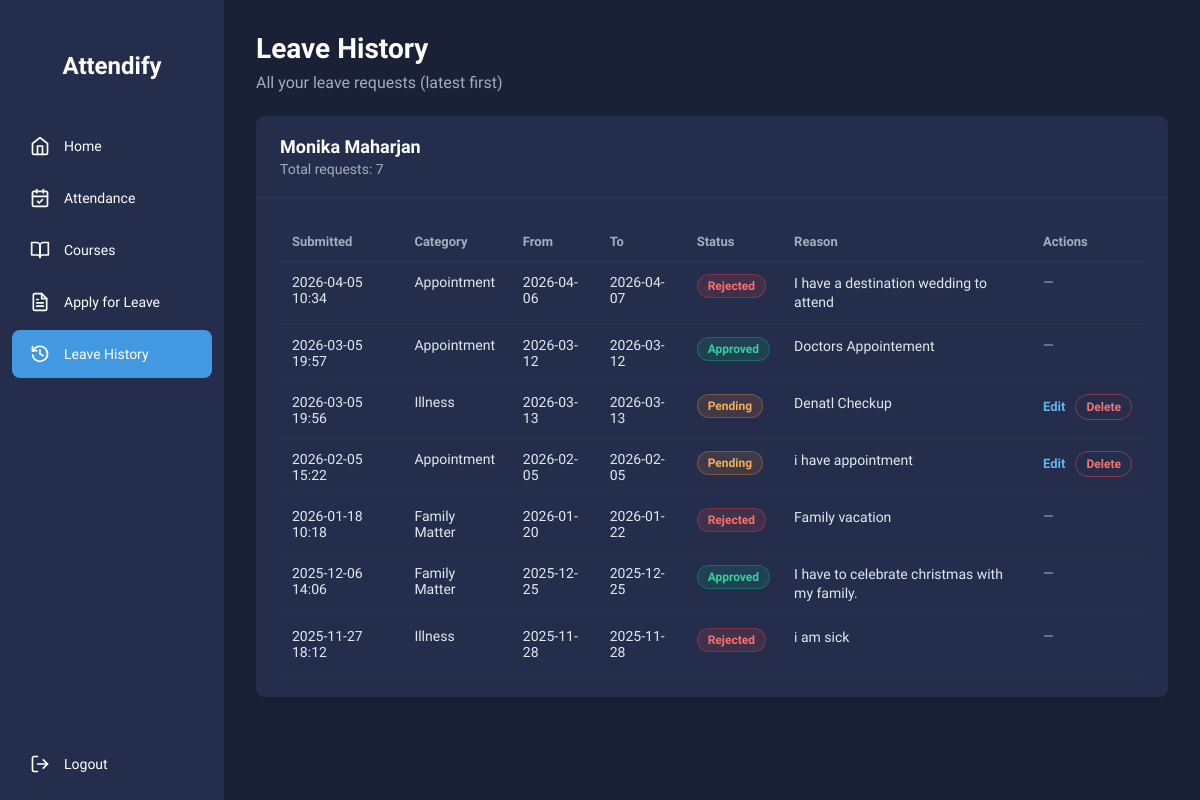
/leave/history/ (signed in), run on the app's committed database.
### attendance/models.py (models this page shows, shortened)
class Student(models.Model):
    student_id = models.AutoField(primary_key=True)
    name = models.CharField(max_length=100)
    email = models.EmailField(unique=True)
    phone_number = models.CharField(max_length=15)
    address = models.TextField()
    password = models.CharField(max_length=100)
    dob = models.DateField()
    course = models.CharField(max_length=100)

class LeaveRequest(models.Model):
    STATUS_CHOICES = [
        ('pending', 'Pending'),
        ('approved', 'Approved'),
        ('rejected', 'Rejected'),
    ]
    CATEGORY_CHOICES = [
        ('illness', 'Illness'),
        ('appointment', 'Appointment'),
        ('family', 'Family Matter'),
        ('other', 'Other'),
    ]
    student = models.ForeignKey(Student, on_delete=models.CASCADE)
    category = models.CharField(max_length=20, choices=CATEGORY_CHOICES, default='other') # New Field
    from_date = models.DateField()
    to_date = models.DateField()
    reason = models.TextField()
    status = models.CharField(max_length=10, choices=STATUS_CHOICES, default='pending')
    submitted_at = models.DateTimeField(auto_now_add=True)

### attendance/views.py (the view)
# urls.py: path('leave/history/', views.leave_history_view, name='leave_history'),
def leave_history_view(request):
    if 'student_id' not in request.session:
        return redirect('login_view')
    student_id = request.session['student_id']
    student = get_object_or_404(Student, student_id=student_id)
    leave_requests = (
        LeaveRequest.objects
        .filter(student=student)
        .order_by('-submitted_at')
    )
    return render(request, 'attendance/leave_history.html', {
        'student': student,
        'student_name': request.session.get('student_name', student.name),
        'leave_requests': leave_requests,
    })

### attendance/templates/attendance/leave_history.html (shortened to what this page needs)
{% load static %}
<!DOCTYPE html>
<html lang="en">
<head>
  <link rel="stylesheet" href="{% static 'css/leave.css' %}">
  <link rel="stylesheet" href="{% static 'css/leave_history.css' %}">
</head>
<body>
  <div class="main-container">
    <div class="sidebar">
      <div class="sidebar-header"></div>
      <div class="logo-container">
        <h1 class="sidebar-title">Attendify</h1>
      </div>
      <div class="sidebar-menu">
        <a href="/dashboard/" class="sidebar-item">
          <div class="sidebar-icon">
            <svg xmlns="http://www.w3.org/2000/svg" width="20" height="20" viewBox="0 0 24 24" fill="none"
              stroke="currentColor" stroke-width="2" stroke-linecap="round" stroke-linejoin="round">
              <path d="m3 9 9-7 9 7v11a2 2 0 0 1-2 2H5a2 2 0 0 1-2-2z"></path>
              <polyline points="9 22 9 12 15 12 15 22"></polyline>
            </svg>
          </div>
          <span class="sidebar-label">Home</span>
        </a>
        <a href="/report/" class="sidebar-item">
          <div class="sidebar-icon">
          </div>
          <span class="sidebar-label">Attendance</span>
        </a>
        <a href="/course/" class="sidebar-item">
          <div class="sidebar-icon">
            <svg xmlns="http://www.w3.org/2000/svg" width="20" height="20" viewBox="0 0 24 24" fill="none"
              stroke="currentColor" stroke-width="2" stroke-linecap="round" stroke-linejoin="round">
              <path d="M2 3h6a4 4 0 0 1 4 4v14a3 3 0 0 0-3-3H2z"></path>
              <path d="M22 3h-6a4 4 0 0 0-4 4v14a3 3 0 0 1 3-3h7z"></path>
            </svg>
          </div>
          <span class="sidebar-label">Courses</span>
        </a>
        <a href="/leave/" class="sidebar-item">
          <div class="sidebar-icon">
          </div>
          <span class="sidebar-label">Apply for Leave</span>
        </a>
        <a href="/leave/history/" class="sidebar-item active">
          <div class="sidebar-icon">
            <svg xmlns="http://www.w3.org/2000/svg" width="20" height="20" viewBox="0 0 24 24" fill="none"
              stroke="currentColor" stroke-width="2" stroke-linecap="round" stroke-linejoin="round">
              <path d="M3 3v5h5"></path>
              <path d="M3.05 13a9 9 0 1 0 .5-4.5L3 8"></path>
              <path d="M12 7v5l4 2"></path>
            </svg>
          </div>
          <span class="sidebar-label">Leave History</span>
        </a>
      </div>
      <div class="sidebar-footer">
        <a href="/logout" class="sidebar-item">
          <div class="sidebar-icon">
          </div>
          <span class="sidebar-label">Logout</span>
        </a>
      </div>
    </div>
    <div class="main-content">
      <div class="header">
        <h1>Leave History</h1>
        <p>All your leave requests (latest first)</p>
      </div>
      <div class="content-container">
        <div class="card">
          <div class="card-header">
            <h2>{{ student_name }}</h2>
            <p>Total requests: {{ leave_requests|length }}</p>
          </div>
          <div class="card-content">
            {% if leave_requests %}
              <div class="table-wrap">
                <table class="history-table">
                  <thead>
                    <tr>
                      <th>Submitted</th>
                      <th>Category</th>
                      <th>From</th>
                      <th>To</th>
                      <th>Status</th>
                      <th>Reason</th>
                      <th>Actions</th>
                    </tr>
                  </thead>
                  <tbody>
                    {% for req in leave_requests %}
                      <tr>
                        <td class="muted">{{ req.submitted_at|date:"Y-m-d H:i" }}</td>
                        <td>{{ req.get_category_display }}</td>
                        <td>{{ req.from_date|date:"Y-m-d" }}</td>
                        <td>{{ req.to_date|date:"Y-m-d" }}</td>
                        <td>
                          <span class="status-badge status-{{ req.status }}">{{ req.get_status_display }}</span>
                        </td>
                        <td class="reason-cell">{{ req.reason }}</td>
                        <td>
                          {% if req.status == "pending" %}
                            <div class="actions">
                              <a class="action-link" href="{% url 'edit_leave_request' req.id %}">Edit</a>
                              <form method="post" action="{% url 'delete_leave_request' req.id %}" class="inline-form"
                                onsubmit="return confirm('Delete this leave request?');">
                                <button type="submit" class="action-danger">Delete</button>
                              </form>
                            </div>
                          {% else %}
                            <span class="muted">—</span>
                          {% endif %}
                        </td>
                      </tr>
                    {% endfor %}
                  </tbody>
                </table>
              </div>
            {% else %}
              <div class="empty-state">
                <p>You haven’t submitted any leave requests yet.</p>
                <a class="submit-btn" href="/leave/">Apply for Leave</a>
              </div>
            {% endif %}
          </div>
        </div>
      </div>
    </div>
  </div>
</body>
</html>

### static/css/leave.css (style rules this page uses)
* { margin: 0; padding: 0; box-sizing: border-box; font-family: 'Nunito Sans', sans-serif; }
body { background-color: #1a2035; color: #f9f9ff; }
.main-container { display: flex; min-height: 100vh; }
.sidebar { width: 224px; background-color: #242e4c; color: white; position: fixed; top: 0; left: 0; bottom: 0; display: flex; flex-direction: column; }
.sidebar-header { padding: 16px; }
.sidebar-menu { flex: 1; padding: 12px; display: flex; flex-direction: column; gap: 4px; }
.sidebar-item { display: flex; align-items: center; gap: 12px; padding: 12px 16px; text-decoration: none; color: white; border-radius: 8px; transition: background-color 0.2s; }
.sidebar-item.active { background-color: #4299e1; }
.sidebar-icon { width: 24px; height: 24px; display: flex; align-items: center; justify-content: center; }
.sidebar-label { font-size: 14px; font-weight: 500; }
.sidebar-footer { padding: 12px; margin-top: auto; }
.logo-container { display: flex; justify-content: center; align-items: center; padding: 20px 0; margin-bottom: 10px; }
.sidebar-title { font-weight: bold; font-size: 24px; color: white; text-align: center; }
.main-content { margin-left: 224px; padding: 32px; width: calc(100% - 224px); }
.header { margin-bottom: 24px; }
.header h1 { font-size: 28px; font-weight: 700; margin-bottom: 8px; color: #ffffff; }
.header p { color: #a0aec0; font-size: 16px; }
.content-container { max-width: 1000px; }
.card { background-color: #242e4c; border-radius: 8px; box-shadow: 0 4px 6px rgba(0, 0, 0, 0.1); overflow: hidden; margin-bottom: 24px; }
.card-header { padding: 20px 24px; border-bottom: 1px solid #2d3748; }
.card-header h2 { font-size: 18px; font-weight: 600; margin-bottom: 4px; color: #ffffff; }
.card-header p { color: #a0aec0; font-size: 14px; }
.card-content { padding: 24px; }

### static/css/leave_history.css (style rules this page uses)
.table-wrap { overflow-x: auto; }
.history-table { width: 100%; border-collapse: collapse; min-width: 820px; }
.history-table thead th { text-align: left; font-size: 13px; color: #a0aec0; font-weight: 600; padding: 12px; border-bottom: 1px solid #2d3748; }
.history-table tbody td { padding: 12px; border-bottom: 1px solid rgba(45, 55, 72, 0.7); vertical-align: top; color: #e2e8f0; font-size: 14px; }
.muted { color: #a0aec0; }
.reason-cell { max-width: 420px; white-space: pre-wrap; word-break: break-word; line-height: 1.35; }
.actions { display: inline-flex; gap: 10px; align-items: center; }
.inline-form { display: inline; margin: 0; }
.action-link { color: #63b3ed; text-decoration: none; font-weight: 600; font-size: 13px; }
.action-danger { background: transparent; border: 1px solid rgba(239, 68, 68, 0.5); color: #f87171; padding: 5px 10px; border-radius: 9999px; font-size: 12px; font-weight: 700; cursor: pointer; }
.status-badge { display: inline-flex; align-items: center; padding: 4px 10px; border-radius: 9999px; font-size: 12px; font-weight: 600; border: 1px solid transparent; }
.status-badge.status-pending { background: rgba(237, 137, 54, 0.14); border-color: rgba(237, 137, 54, 0.35); color: #f6ad55; }
.status-badge.status-approved { background: rgba(16, 185, 129, 0.14); border-color: rgba(16, 185, 129, 0.35); color: #34d399; }
.status-badge.status-rejected { background: rgba(239, 68, 68, 0.14); border-color: rgba(239, 68, 68, 0.35); color: #f87171; }

### data on the page
Student: name "Monika Maharjan"
LeaveRequest: submitted_at "2026-04-05 10:34", category "Appointment", from_date "2026-04-06", to_date "2026-04-07", status "Rejected", reason "I have a destination wedding to attend"
LeaveRequest: submitted_at "2026-03-05 19:57", category "Appointment", from_date "2026-03-12", to_date "2026-03-12", status "Approved", reason "Doctors Appointement"
LeaveRequest: submitted_at "2026-03-05 19:56", category "Illness", from_date "2026-03-13", to_date "2026-03-13", status "Pending", reason "Denatl Checkup", shows "Edit"
LeaveRequest: submitted_at "2026-02-05 15:22", category "Appointment", from_date "2026-02-05", to_date "2026-02-05", status "Pending", reason "i have appointment", shows "Edit"
LeaveRequest: submitted_at "2026-01-18 10:18", category "Family Matter", from_date "2026-01-20", to_date "2026-01-22", status "Rejected", reason "Family vacation"
LeaveRequest: submitted_at "2025-12-06 14:06", category "Family Matter", from_date "2025-12-25", to_date "2025-12-25", status "Approved", reason "I have to celebrate christmas with my family."
LeaveRequest: submitted_at "2025-11-27 18:12", category "Illness", from_date "2025-11-28", to_date "2025-11-28", status "Rejected", reason "i am sick"

### other printed values
{{ leave_requests|length }} "7"
